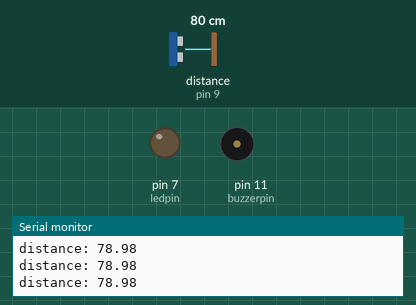
Recording of a sketch running on a simulated Arduino Uno, built with avr-gcc and run on an emulated ATmega328P. On the bench: output pins drawn as LEDs (lit = HIGH), buzzer (waves = sounding, pin HIGH), the last lines printed to the serial monitor. Wiring (inferred from the names in the program): ultrasonic range finder: trigger pin 8; echo pin 9. Inputs (shaded band) come from the test bench; at power-on: distance to the obstacle (sensor on pin 9) 80 cm. The echo pulse lasts 58.3 µs per cm; pins used as bus, display or sensor lines are not drawn.

Above: at 1.2 s.
1.3 s: distance to the obstacle (sensor on pin 9) set to 34 cm
4.3 s: distance to the obstacle (sensor on pin 9) set to 27 cm
At 5.1 s:
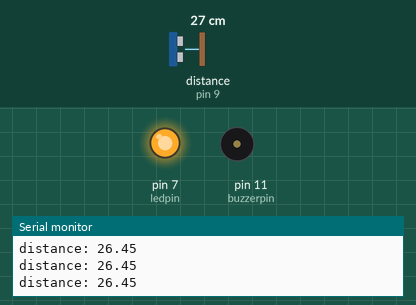
6.1 s: distance to the obstacle (sensor on pin 9) set to 12 cm
7.6 s: distance to the obstacle (sensor on pin 9) set to 9 cm
At 8.7 s:
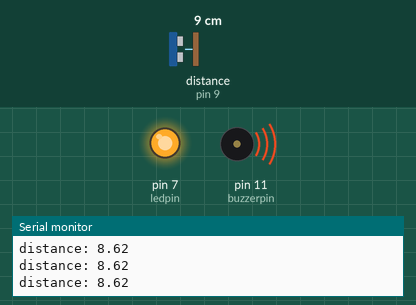
9.4 s: distance to the obstacle (sensor on pin 9) set to 18 cm
At 10.6 s:
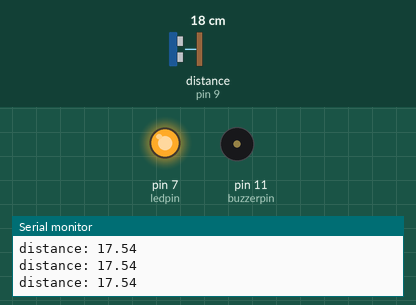
11.2 s: distance to the obstacle (sensor on pin 9) set to 2 cm
At 12.7 s:
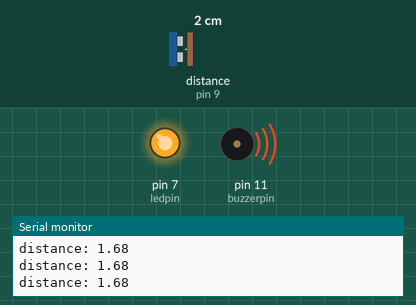
Timing chart, 0 to 14.0 s (numbered marks = the images above; inputs shaded):
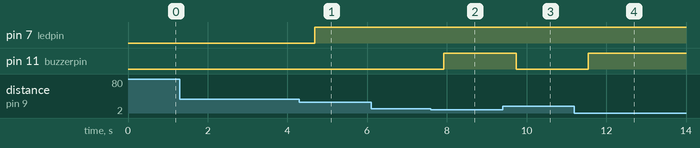

Measured:
- the behaviour switches between 31 and 30 cm on distance to the obstacle (sensor on pin 9) (found by bisection; images 0 and 1)
- the behaviour switches between 11 and 10 cm on distance to the obstacle (sensor on pin 9) (found by bisection; images 1 and 2)
- after the input at 4.3 s, pin 7 (ledpin): LOW → HIGH after 0.39 s
- after the input at 7.6 s, pin 11 (buzzerpin): LOW → HIGH after 0.32 s
- after the input at 9.4 s, pin 11 (buzzerpin): HIGH → LOW after 0.33 s
- after the input at 11.2 s, pin 11 (buzzerpin): LOW → HIGH after 0.35 s

The sketch:

ultrasound_led_buzzer.ino
```cpp
int trigpin=8;
int echopin=9;
int ledpin=7;
int buzzerpin=11;
float duration, distance;
void setup() {
  // put your setup code here, to run once:
pinMode(trigpin,OUTPUT);
pinMode(echopin,INPUT);
pinMode(ledpin,OUTPUT);
pinMode(buzzerpin,OUTPUT);
Serial.begin(9600);
}

void loop() {
  // put your main code here, to run repeatedly:
digitalWrite(trigpin,HIGH);
delayMicroseconds(10);
digitalWrite(trigpin,LOW);

duration=pulseIn(echopin,HIGH);
distance=(duration *0.034)/2;
Serial.print("distance: ");
Serial.print(distance);
Serial.println(" ");
delay(200);
if(distance<30){
  digitalWrite(ledpin,HIGH);
}
else{
    digitalWrite(ledpin,LOW);

}
if(distance<10){
  digitalWrite(buzzerpin,HIGH);
}
else{
  digitalWrite(buzzerpin,LOW);

}
}
```
